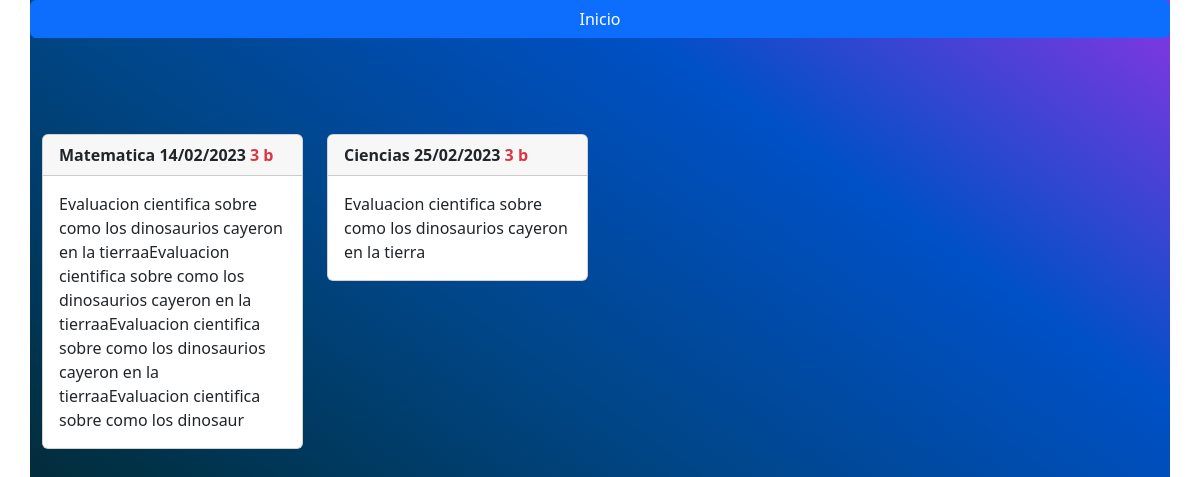
The app's page /materias.php (signed in) with its own data.
### tables this page shows
CREATE TABLE `evaluaciones` (
  `id` int(11) NOT NULL,
  `id_usuario` int(11) NOT NULL,
  `usuario` varchar(255) NOT NULL,
  `materia` varchar(255) NOT NULL,
  `evaluacion` varchar(255) NOT NULL,
  `estimacion` int(255) NOT NULL,
  `año` int(255) NOT NULL,
  `seccion` varchar(255) NOT NULL,
  `fecha` varchar(255) NOT NULL
);

### conexion.php (called while the page is built, shortened)
<?php
class conexion{
 private $servidor = "localhost";
 private $usuario = "root";
 private $contrasenia = "";
 private $conexion;
public function __construct(){
    try {
        $this->conexion=new PDO("mysql:host=$this->servidor;dbname=practica",$this->usuario,$this->contrasenia);
        $this->conexion->setAttribute(PDO::ATTR_ERRMODE,PDO::ERRMODE_EXCEPTION);
    } catch (PDOException $e) {
        return "falla en el comando".$e;
    }
}
public function consultar($sql){
    $sentencia = $this->conexion->prepare($sql);
    $sentencia->execute();
    return $sentencia->fetchAll();
}
}
?>

### materias.php (the view, shortened to what this page needs)
<?php include('conexion.php'); ?>
<?php include('boot.php'); ?>
<?php
$id_usuario =  $_SESSION['id'];
$año = $_SESSION['año'];
$seccionEstudiante = $_SESSION['seccion'];
$objConexion = new conexion();
$resultado = $objConexion->consultar("SELECT * FROM `evaluaciones` WHERE (año = '$año' AND seccion = '$seccionEstudiante')
OR (id_usuario = '$id_usuario')
ORDER BY `evaluaciones`.`fecha` ASC");
?>
<!doctype html>
<html lang="en">
<head>
</head>
<body>
    <div class="container">
        <div class="row">
            <a class="btn btn-primary" href="index.php">Inicio</a>
            <div class="col-4">
            </div>
            <div class="col-4 ">
                <br><br>
            </div>
        </div>
        <div class="row ">
            <?php
            foreach ($resultado as $res) {
            ?>
                <div class="col-lg-3">
                    <br><br>
                    <div class="card">
                        <div class="card-header">
                            <b class=""> <?php echo $res['materia'] ?></b>
                            <b class=""> <?php echo $res['fecha'] ?></b>
                            <b class="text-danger"> <?php echo $res['año'] ?></b>
                            <b class="text-danger"> <?php echo $res['seccion'] ?></b>
                        </div>
                        <div class="card-body">
                            <?php echo $res['evaluacion'] ?>
                        </div>
                    </div>
                </div>
            <?php
            }
            ?>
        </div>
    </div>
</body>
</html>

### boot.php (shortened to what this page needs)
<link href="https://cdn.jsdelivr.net/npm/bootstrap@5.2.1/dist/css/bootstrap.min.css" rel="stylesheet">

### conexion.php (style rules this page uses)
.container { height: 100%; background-image: linear-gradient(to left bottom, #8835e3, #0050c7, #004688, #003145, #121818); }

### records on screen
evaluaciones: materia "Matematica", fecha "14/02/2023", año "3", seccion "b", evaluacion "Evaluacion cientifica sobre como los dinosaurios cayeron en la tierraaEvaluacion cientifica sobre como los dinosaurios cayeron en la tierraaEvaluacion cientifica sobre como los dinosaurios cayeron en la tierraaEvaluacion cientifica sobre como los dinosaur"
evaluaciones: materia "Ciencias", fecha "25/02/2023", año "3", seccion "b", evaluacion "Evaluacion cientifica sobre como los dinosaurios cayeron en la tierra"
